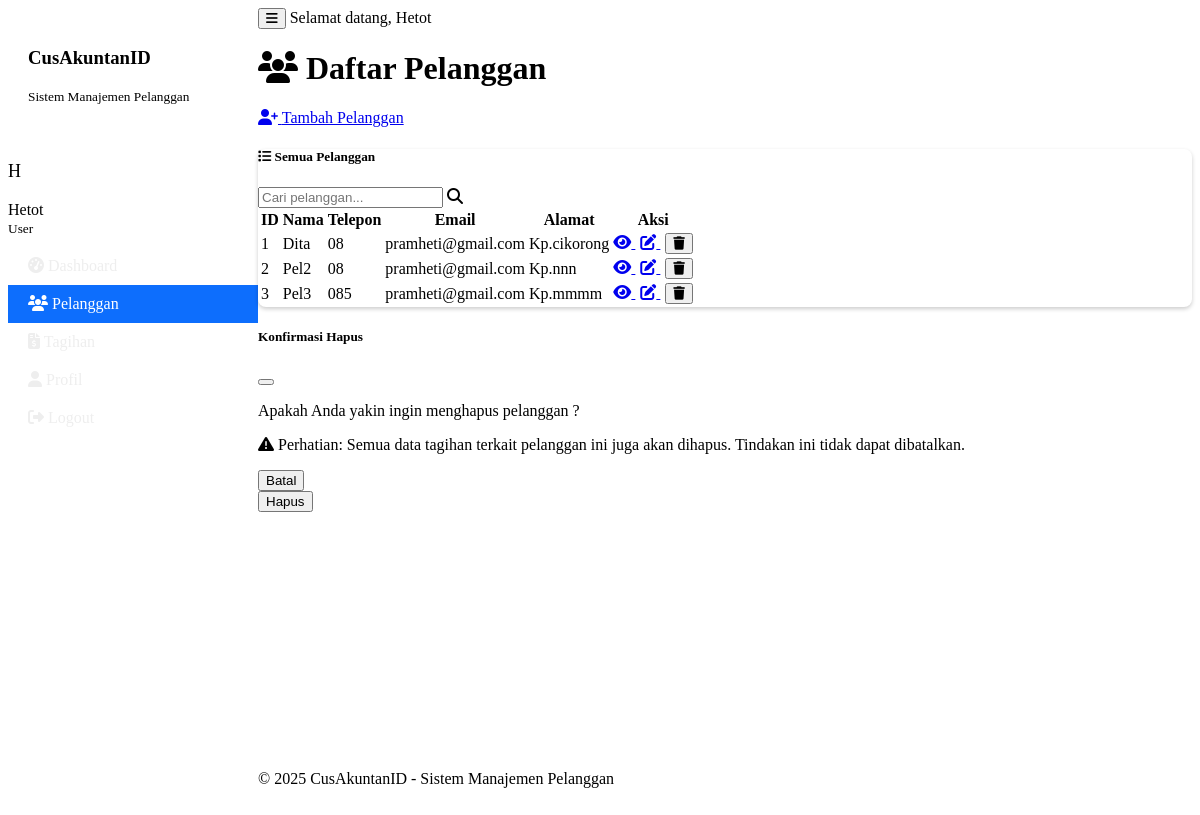
The page /pelanggan (signed in) on the database as committed earlier.
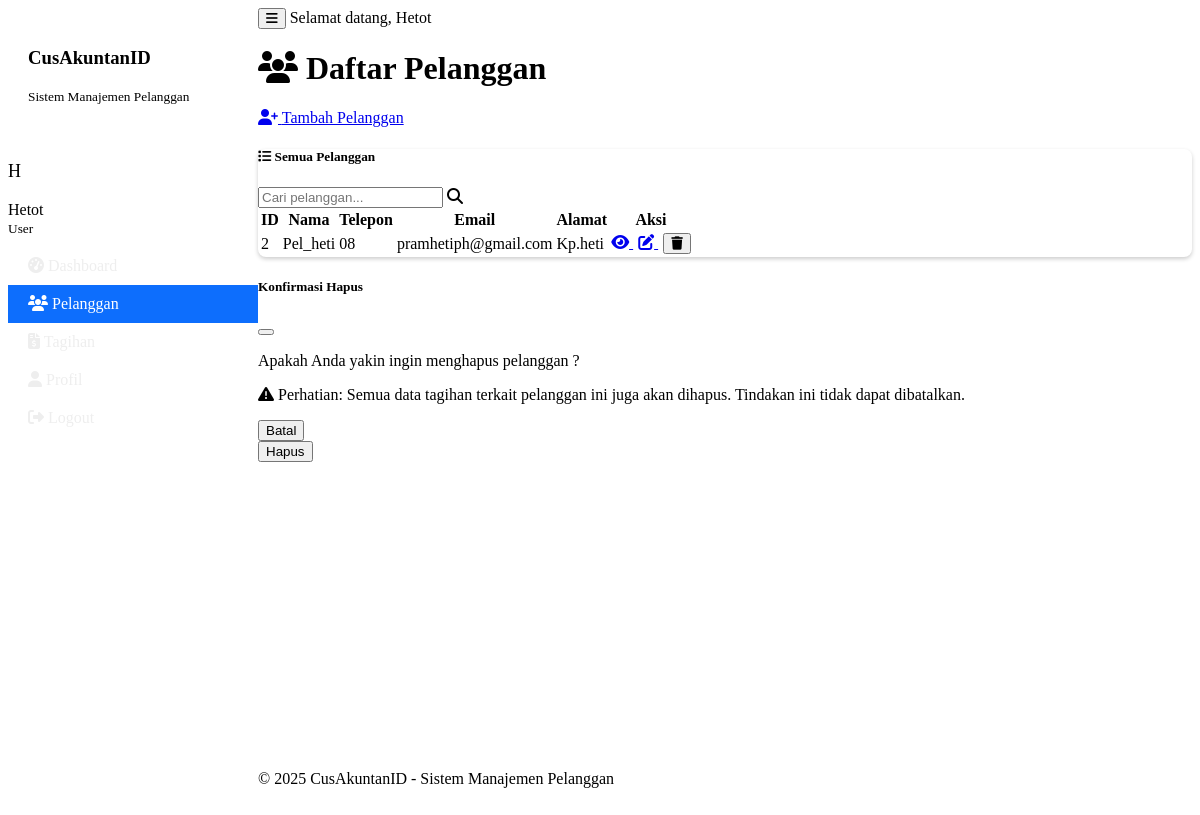
The same page on the database as committed later.
### tables this page shows
CREATE TABLE pelanggan (
            id INTEGER PRIMARY KEY,
            nama TEXT NOT NULL,
            telepon TEXT,
            email TEXT,
            alamat TEXT,
            latitude REAL,
            longitude REAL,
            dibuat_pada TEXT,
            user_id INTEGER
        );

### main.py (the view)
    def decorated_function(*args, **kwargs):
        if 'user' not in session:
            flash('Anda perlu login terlebih dahulu.', 'warning')
            return redirect(url_for('login'))
        return f(*args, **kwargs)

### main.py (called while the page is built)
@app.context_processor
def inject_now():
    return {'now': datetime.datetime.now()}

def login_required(f):
    def decorated_function(*args, **kwargs):
        if 'user' not in session:
            flash('Anda perlu login terlebih dahulu.', 'warning')
            return redirect(url_for('login'))
        return f(*args, **kwargs)
    decorated_function.__name__ = f.__name__
    return decorated_function

@app.route('/pelanggan')
@login_required
def pelanggan_list():
    user_id = session['user']['id']
    is_admin = session['user']['level'] == 'admin'
    if is_admin:
        pelanggan = sistem_manajemen.dapatkan_semua_pelanggan()
    else:
        pelanggan = sistem_manajemen.dapatkan_semua_pelanggan(user_id)
    return render_template('pelanggan_list.html', pelanggan=pelanggan)

    def get_connection(self):
        return sqlite3.connect(self.db_path)

    def dapatkan_semua_pelanggan(self, user_id=None):
        conn = None
        try:
            conn = self.get_connection()
            cursor = conn.cursor()
            if user_id is not None:
                cursor.execute("SELECT * FROM pelanggan WHERE user_id = ? ORDER BY nama", (user_id,))
            else:
                cursor.execute("SELECT * FROM pelanggan ORDER BY nama")
            hasil = cursor.fetchall()
            return hasil
        except sqlite3.OperationalError as e:
            print(f"Database error: {e}")
            return []
        finally:
            if conn:
                conn.close()

### templates/pelanggan_list.html (shortened to what this page needs)
{% extends "base.html" %}
{% block content %}
<div class="container">
    <div class="d-flex justify-content-between align-items-center mb-4">
        <h1><i class="fas fa-users me-2"></i> Daftar Pelanggan</h1>
        <a href="{{ url_for('tambah_pelanggan') }}" class="btn btn-primary">
            <i class="fas fa-user-plus me-2"></i> Tambah Pelanggan
        </a>
    </div>
    <div class="card">
        <div class="card-header bg-dark text-white">
            <div class="d-flex justify-content-between align-items-center">
                <h5 class="mb-0">
                    <i class="fas fa-list me-2"></i> Semua Pelanggan
                </h5>
                <div class="input-group" style="max-width: 300px;">
                    <input type="text" id="searchInput" class="form-control" placeholder="Cari pelanggan...">
                    <span class="input-group-text"><i class="fas fa-search"></i></span>
                </div>
            </div>
        </div>
        <div class="card-body">
            {% if pelanggan %}
                <div class="table-responsive">
                    <table class="table table-striped table-hover" id="pelangganTable">
                        <thead>
                            <tr>
                                <th>ID</th>
                                <th>Nama</th>
                                <th>Telepon</th>
                                <th>Email</th>
                                <th>Alamat</th>
                                <th>Aksi</th>
                            </tr>
                        </thead>
                        <tbody>
                            {% for p in pelanggan %}
                            <tr>
                                <td>{{ p[0] }}</td>
                                <td>{{ p[1] }}</td>
                                <td>{{ p[2] or '-' }}</td>
                                <td>{{ p[3] or '-' }}</td>
                                <td>{{ p[4] or '-' }}</td>
                                <td>
                                    <a href="{{ url_for('detail_pelanggan', pelanggan_id=p[0]) }}" class="btn btn-sm btn-info" title="Lihat Detail">
                                        <i class="fas fa-eye"></i>
                                    </a>
                                    <a href="{{ url_for('edit_pelanggan', pelanggan_id=p[0]) }}" class="btn btn-sm btn-primary" title="Edit">
                                        <i class="fas fa-edit"></i>
                                    </a>
                                    <button type="button" class="btn btn-sm btn-danger delete-pelanggan-btn"
                                        data-bs-toggle="modal"
                                        data-bs-target="#deletePelangganModal"
                                        data-id="{{ p[0] }}"
                                        data-nama="{{ p[1] }}"
                                        title="Hapus">
                                        <i class="fas fa-trash"></i>
                                    </button>
                                </td>
                            </tr>
                            {% endfor %}
                        </tbody>
                    </table>
                </div>
            {% else %}
                <div class="alert alert-info">
                    <i class="fas fa-info-circle me-2"></i> Belum ada data pelanggan. Silakan tambahkan pelanggan baru.
                </div>
            {% endif %}
        </div>
    </div>
</div>
<div class="modal fade" id="deletePelangganModal" tabindex="-1" aria-labelledby="deletePelangganModalLabel" aria-hidden="true">
    <div class="modal-dialog">
        <div class="modal-content">
            <div class="modal-header bg-danger text-white">
                <h5 class="modal-title" id="deletePelangganModalLabel">Konfirmasi Hapus</h5>
                <button type="button" class="btn-close" data-bs-dismiss="modal" aria-label="Close"></button>
            </div>
            <div class="modal-body">
                <p>Apakah Anda yakin ingin menghapus pelanggan ?</p>
                <p class="text-danger">
                    <i class="fas fa-exclamation-triangle me-2"></i>
                    Perhatian: Semua data tagihan terkait pelanggan ini juga akan dihapus. Tindakan ini tidak dapat dibatalkan.
                </p>
            </div>
            <div class="modal-footer">
                <button type="button" class="btn btn-secondary" data-bs-dismiss="modal">Batal</button>
                <form id="deletePelangganForm" method="POST">
                    <button type="submit" class="btn btn-danger">Hapus</button>
                </form>
            </div>
        </div>
    </div>
</div>
{% endblock %}

### templates/base.html (shortened to what this page needs)
<!DOCTYPE html>
<html lang="id">
<head>
    <link href="https://cdn.replit.com/agent/bootstrap-agent-dark-theme.min.css" rel="stylesheet">
    <link rel="stylesheet" href="https://cdnjs.cloudflare.com/ajax/libs/font-awesome/6.4.0/css/all.min.css">
    <link rel="stylesheet" href="{{ url_for('static', filename='css/style.css') }}">
</head>
<body>
    <div class="wrapper">
        {% if session.get('user') %}
        <nav id="sidebar" class="bg-dark">
            <div class="sidebar-header text-center">
                <h3>CusAkuntanID</h3>
                <small>Sistem Manajemen Pelanggan</small>
            </div>
            <ul class="list-unstyled components">
                <li class="sidebar-user-info p-3 mb-2 border-bottom">
                    <div class="d-flex align-items-center">
                        <div class="user-avatar bg-primary rounded-circle d-flex justify-content-center align-items-center me-2">
                            <span>{{ session.user.username[0].upper() }}</span>
                        </div>
                        <div>
                            <div>{{ session.user.nama_lengkap or session.user.username }}</div>
                            <small class="text-muted">{{ 'Admin' if session.user.level == 'admin' else 'User' }}</small>
                        </div>
                    </div>
                </li>
                <li class="{% if request.path == '/dashboard' %}active{% endif %}">
                    <a href="{{ url_for('dashboard') }}">
                        <i class="fas fa-tachometer-alt me-2"></i> Dashboard
                    </a>
                </li>
                <li class="{% if '/pelanggan' in request.path %}active{% endif %}">
                    <a href="{{ url_for('pelanggan_list') }}">
                        <i class="fas fa-users me-2"></i> Pelanggan
                    </a>
                </li>
                <li class="{% if '/tagihan' in request.path %}active{% endif %}">
                    <a href="{{ url_for('tagihan_list') }}">
                        <i class="fas fa-file-invoice-dollar me-2"></i> Tagihan
                    </a>
                </li>
                <li class="{% if '/profile' in request.path %}active{% endif %}">
                    <a href="{{ url_for('profile') }}">
                        <i class="fas fa-user me-2"></i> Profil
                    </a>
                </li>
                <li>
                    <a href="{{ url_for('logout') }}">
                        <i class="fas fa-sign-out-alt me-2"></i> Logout
                    </a>
                </li>
            </ul>
        </nav>
        {% endif %}
        <div id="content" class="{% if not session.get('user') %}w-100 no-sidebar{% endif %}">
            {% if session.get('user') %}
            <nav class="navbar navbar-expand-lg navbar-dark bg-dark">
                <div class="container-fluid">
                    <button type="button" id="sidebarCollapse" class="btn btn-outline-secondary">
                        <i class="fas fa-bars"></i>
                    </button>
                    <span class="navbar-text ms-auto">
                        <span class="d-none d-md-inline">Selamat datang, </span>{{ session.user.nama_lengkap or session.user.username }}
                    </span>
                </div>
            </nav>
            {% endif %}
            <main class="container mt-3">
                {% block content %}{% endblock %}
            </main>
            <footer class="footer mt-auto py-3 bg-dark">
                <div class="container">
                    <div class="text-center text-muted">
                        &copy; {{ now.year }} CusAkuntanID - Sistem Manajemen Pelanggan
                    </div>
                </div>
            </footer>
        </div>
    </div>
</body>
</html>

### static/css/style.css (style rules this page uses)
.wrapper { display: flex; width: 100%; align-items: stretch; }
#sidebar { min-width: 250px; max-width: 250px; min-height: 100vh; transition: all 0.3s; }
#sidebar .sidebar-header { padding: 20px; }
#sidebar ul.components { padding: 20px 0; }
#sidebar ul li a { padding: 10px 20px; display: block; color: #eeeeee; transition: all 0.3s; text-decoration: none; }
#sidebar ul li.active > a { background: #0d6efd; color: #fff; }
#content { width: 100%; min-height: 100vh; transition: all 0.3s; display: flex; flex-direction: column; }
.footer { margin-top: auto; padding: 20px 0; }
.user-avatar { width: 40px; height: 40px; font-size: 18px; }
.sidebar-user-info { margin-bottom: 10px; }
.card { margin-bottom: 20px; border-radius: 0.5rem; box-shadow: 0 0.125rem 0.25rem rgba(0, 0, 0, 0.2); }
.card-header { border-top-left-radius: 0.5rem !important; border-top-right-radius: 0.5rem !important; }
.btn + .btn { margin-left: 5px; }
.table th, .table td { vertical-align: middle; }

Rows that differ between the two databases and show on the page:
no longer on this page (row edited): pelanggan: id "1", nama "Dita", telepon "08", email "pramheti@gmail.com", alamat "Kp.cikorong"
removed pelanggan: id "3", nama "Pel3", telepon "085", email "pramheti@gmail.com", alamat "Kp.mmmm"
changed pelanggan id 2: nama "Pel2" → "Pel_heti"; email "pramheti@gmail.com" → "pramhetiph@gmail.com"; alamat "Kp.nnn" → "Kp.heti"
